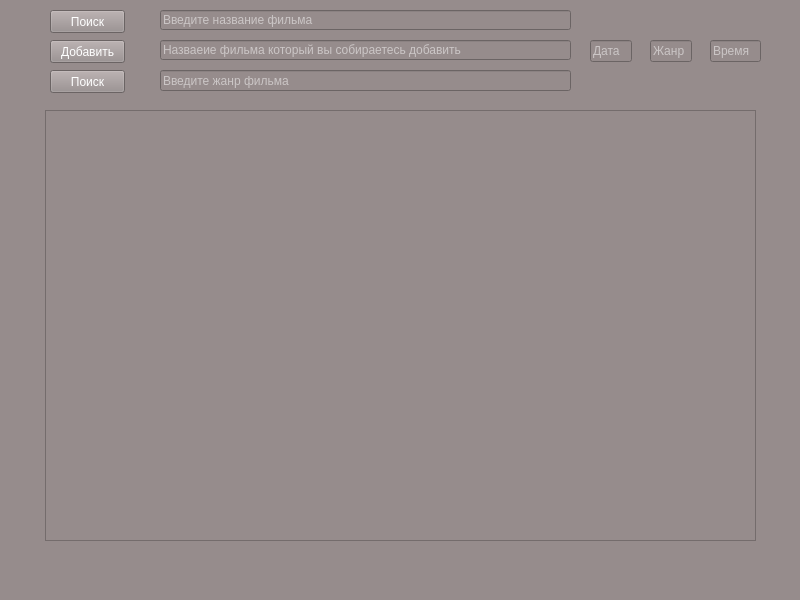
<?xml version="1.0" encoding="UTF-8"?>
<ui version="4.0">
 <class>MainWindow</class>
 <widget class="QMainWindow" name="MainWindow">
  <property name="geometry">
   <rect>
    <x>0</x>
    <y>0</y>
    <width>800</width>
    <height>600</height>
   </rect>
  </property>
  <property name="windowTitle">
   <string>MainWindow</string>
  </property>
  <property name="styleSheet">
   <string notr="true">background-color: #968c8c</string>
  </property>
  <widget class="QWidget" name="centralwidget">
   <widget class="QPushButton" name="btn_search_title">
    <property name="geometry">
     <rect>
      <x>50</x>
      <y>10</y>
      <width>75</width>
      <height>23</height>
     </rect>
    </property>
    <property name="styleSheet">
     <string notr="true">color: #ffffff;</string>
    </property>
    <property name="text">
     <string>Поиск</string>
    </property>
   </widget>
   <widget class="QPushButton" name="btn_add_film">
    <property name="geometry">
     <rect>
      <x>50</x>
      <y>40</y>
      <width>75</width>
      <height>23</height>
     </rect>
    </property>
    <property name="styleSheet">
     <string notr="true">color: #ffffff;</string>
    </property>
    <property name="text">
     <string>Добавить</string>
    </property>
   </widget>
   <widget class="QLineEdit" name="ln_create_film">
    <property name="geometry">
     <rect>
      <x>160</x>
      <y>40</y>
      <width>411</width>
      <height>20</height>
     </rect>
    </property>
    <property name="styleSheet">
     <string notr="true">color: #ffffff;</string>
    </property>
    <property name="text">
     <string/>
    </property>
    <property name="placeholderText">
     <string>Назваеие фильма который вы собираетесь добавить</string>
    </property>
   </widget>
   <widget class="QLineEdit" name="ln_create_cat">
    <property name="geometry">
     <rect>
      <x>650</x>
      <y>40</y>
      <width>42</width>
      <height>22</height>
     </rect>
    </property>
    <property name="styleSheet">
     <string notr="true">color: #ffffff;</string>
    </property>
    <property name="text">
     <string/>
    </property>
    <property name="placeholderText">
     <string>Жанр</string>
    </property>
   </widget>
   <widget class="QLineEdit" name="ln_search_title">
    <property name="geometry">
     <rect>
      <x>160</x>
      <y>10</y>
      <width>411</width>
      <height>20</height>
     </rect>
    </property>
    <property name="styleSheet">
     <string notr="true">color: #ffffff;</string>
    </property>
    <property name="text">
     <string/>
    </property>
    <property name="placeholderText">
     <string>Введите название фильма</string>
    </property>
   </widget>
   <widget class="QPushButton" name="btn_search_title_2">
    <property name="geometry">
     <rect>
      <x>50</x>
      <y>70</y>
      <width>75</width>
      <height>23</height>
     </rect>
    </property>
    <property name="styleSheet">
     <string notr="true">color: #ffffff;</string>
    </property>
    <property name="text">
     <string>Поиск</string>
    </property>
   </widget>
   <widget class="QTableWidget" name="list_films">
    <property name="geometry">
     <rect>
      <x>45</x>
      <y>110</y>
      <width>711</width>
      <height>431</height>
     </rect>
    </property>
    <property name="styleSheet">
     <string notr="true">color: #ffffff;</string>
    </property>
   </widget>
   <widget class="QLineEdit" name="date">
    <property name="geometry">
     <rect>
      <x>590</x>
      <y>40</y>
      <width>42</width>
      <height>22</height>
     </rect>
    </property>
    <property name="styleSheet">
     <string notr="true">color: #ffffff;</string>
    </property>
    <property name="placeholderText">
     <string>Дата</string>
    </property>
   </widget>
   <widget class="QLineEdit" name="duration">
    <property name="geometry">
     <rect>
      <x>710</x>
      <y>40</y>
      <width>51</width>
      <height>22</height>
     </rect>
    </property>
    <property name="styleSheet">
     <string notr="true">color: #ffffff;</string>
    </property>
    <property name="placeholderText">
     <string>Время</string>
    </property>
   </widget>
   <widget class="QLineEdit" name="ln_serch_cat">
    <property name="geometry">
     <rect>
      <x>160</x>
      <y>70</y>
      <width>411</width>
      <height>21</height>
     </rect>
    </property>
    <property name="styleSheet">
     <string notr="true">color: #ffffff;</string>
    </property>
    <property name="placeholderText">
     <string>Введите жанр фильма</string>
    </property>
   </widget>
  </widget>
  <widget class="QMenuBar" name="menubar">
   <property name="geometry">
    <rect>
     <x>0</x>
     <y>0</y>
     <width>800</width>
     <height>37</height>
    </rect>
   </property>
  </widget>
  <widget class="QStatusBar" name="statusbar"/>
 </widget>
 <resources/>
 <connections/>
</ui>
